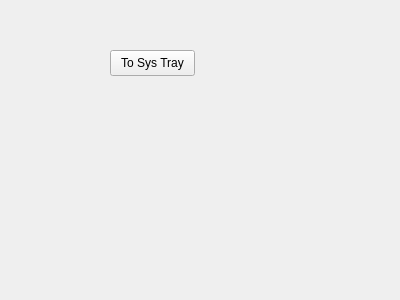
<?xml version="1.0" encoding="UTF-8"?>
<ui version="4.0">
 <class>MainWindow</class>
 <widget class="QMainWindow" name="MainWindow">
  <property name="geometry">
   <rect>
    <x>0</x>
    <y>0</y>
    <width>400</width>
    <height>300</height>
   </rect>
  </property>
  <property name="windowTitle">
   <string>MainWindow</string>
  </property>
  <widget class="QWidget" name="centralWidget">
   <widget class="QPushButton" name="pushButton">
    <property name="geometry">
     <rect>
      <x>110</x>
      <y>50</y>
      <width>85</width>
      <height>26</height>
     </rect>
    </property>
    <property name="text">
     <string>To Sys Tray</string>
    </property>
   </widget>
  </widget>
 </widget>
 <layoutdefault spacing="6" margin="11"/>
 <resources/>
 <connections/>
</ui>
